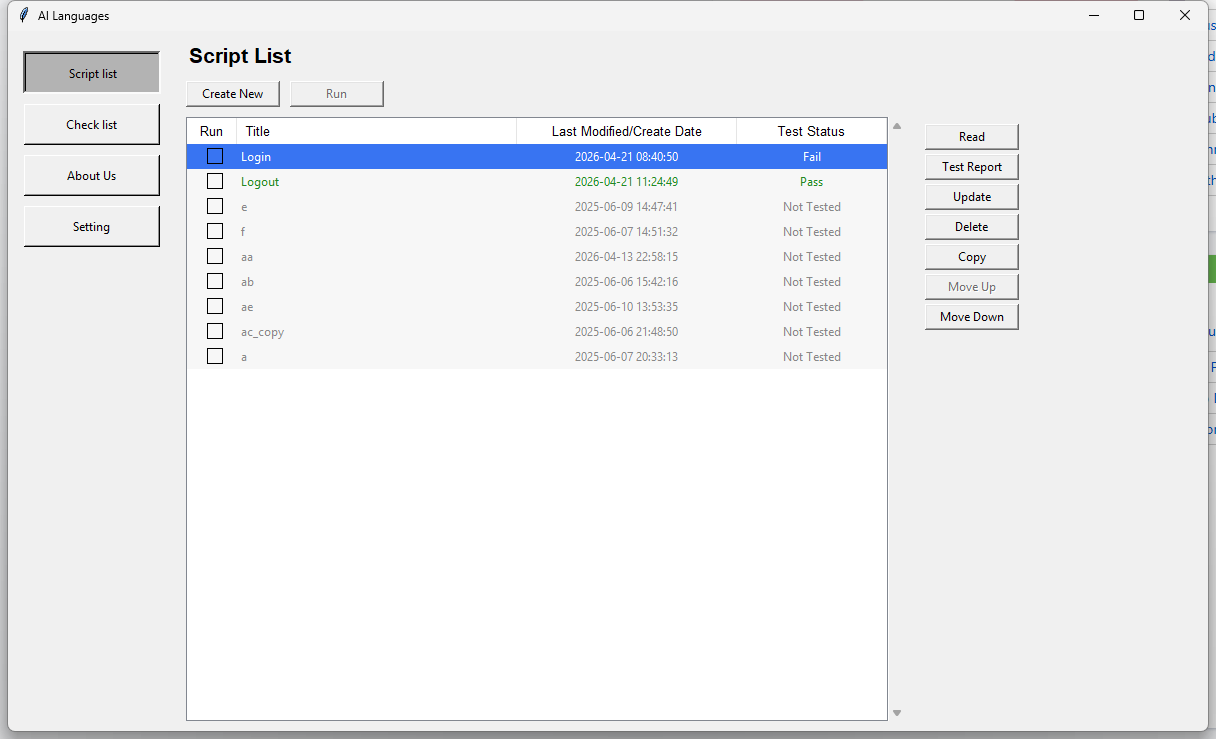
#> input picture AILanguage/app_current.png, 1216 x 739 px; its folder holds only this picture in this run
$ python -i testocr.py   (imports and definitions only)
#> lines starting #> are read from the running program, lines starting #| are printed output that depends on the picture; after the words box and inside, x2 and y2 are one past the last pixel; in counts of white or black regions, pixels touching at a corner belong together
#> further down, picture is the input picture: PIL image 1216x739 RGB; mean R, G, B 237.6, 238.8, 241.3
### AILanguage/utils.py
import ctypes
import re
import logging
import os
import sys
import subprocess
import tempfile
import tkinter as tk
import threading

from datetime import datetime


# [19 lines left out: function show_click_indicator, not called in this run]


def get_base_dir():
    if getattr(sys, 'frozen', False):  # Nếu chạy từ exe
        return os.path.dirname(sys.executable)
    else:  # Nếu chạy file .py gốc
        return os.path.dirname(os.path.abspath(__file__))


BASE_DIR = get_base_dir()

img_path = os.path.join(BASE_DIR, "CapturedImg/GUI.jpg")
setting_path = os.path.join(BASE_DIR, "settings.csv")
scripts_path = os.path.join(BASE_DIR, "scripts.json")
check_items_path = os.path.join(BASE_DIR, "check_items.json")
result_folder = os.path.join(BASE_DIR, "Result")
ocr_folder = os.path.join(BASE_DIR, "CapturedImg")
log_folder = os.path.join(BASE_DIR, "Log")


# [7 lines left out: function run_cmd_block, not called in this run]
    # Không xóa batch_path ngay lập tức, chờ user đóng CMD xong có thể xóa sau

def beep():
    # Windows beep
    ctypes.windll.user32.MessageBeep(0)


# [49 lines left out: functions clean_filename, all_check_items_exist, init_logging, not called in this run]

### AILanguage/testocr.py
# ocr_paddle.py
from paddleocr import PaddleOCR
from PIL import Image
import numpy as np
import cv2

from utils import img_path

# PaddleOCR 3.x: Định nghĩa global, dùng lại cho nhiều lần nhận diện
# [3 lines that did not run here, left out]

def preprocess_for_paddleocr(pil_img):
    # Chuyển sang gray, cân bằng sáng, tăng nét, threshold nhẹ
    img = pil_img.convert('L')
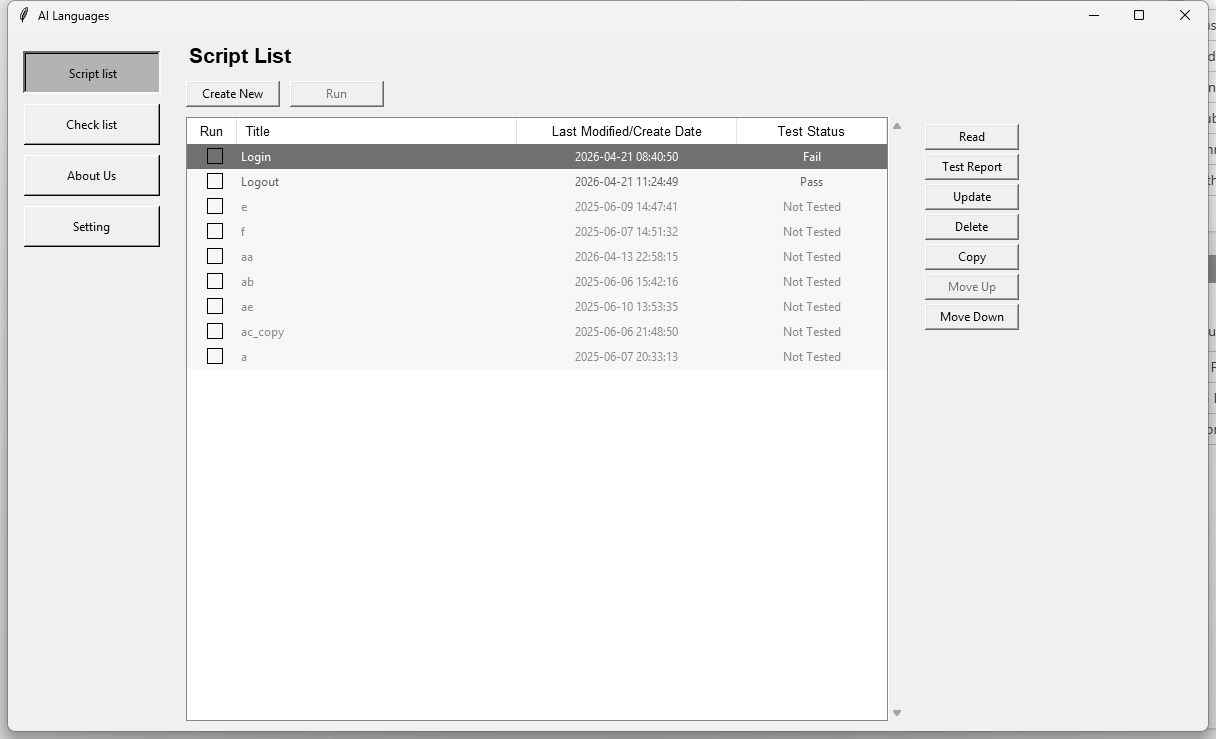
#> img: PIL image 1216x739 L; min 0, max 255, mean 238.8
    np_img = np.array(img)
    np_img = cv2.equalizeHist(np_img)
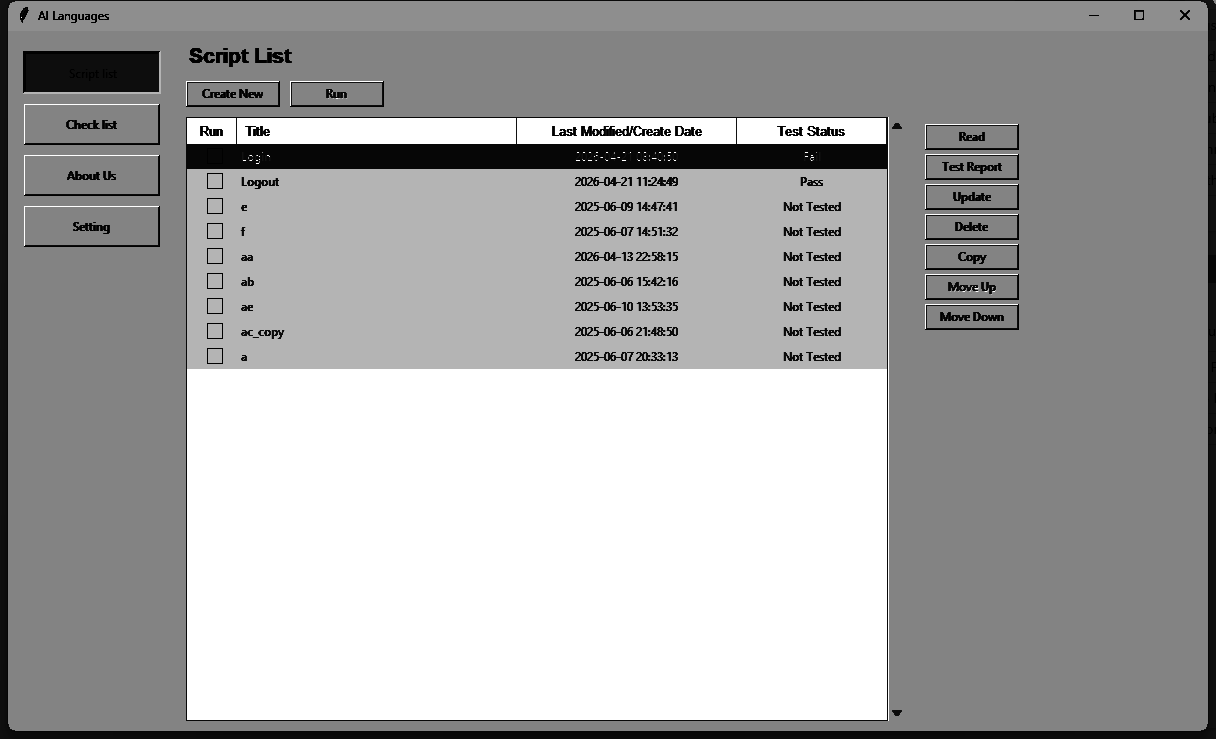
#> np_img: shape (739, 1216); min 0, max 255, mean 166.5
    np_img = cv2.GaussianBlur(np_img, (1, 1), 0)
    np_img = cv2.adaptiveThreshold(
        np_img, 255,
        cv2.ADAPTIVE_THRESH_GAUSSIAN_C, cv2.THRESH_BINARY, 15, 8
    )
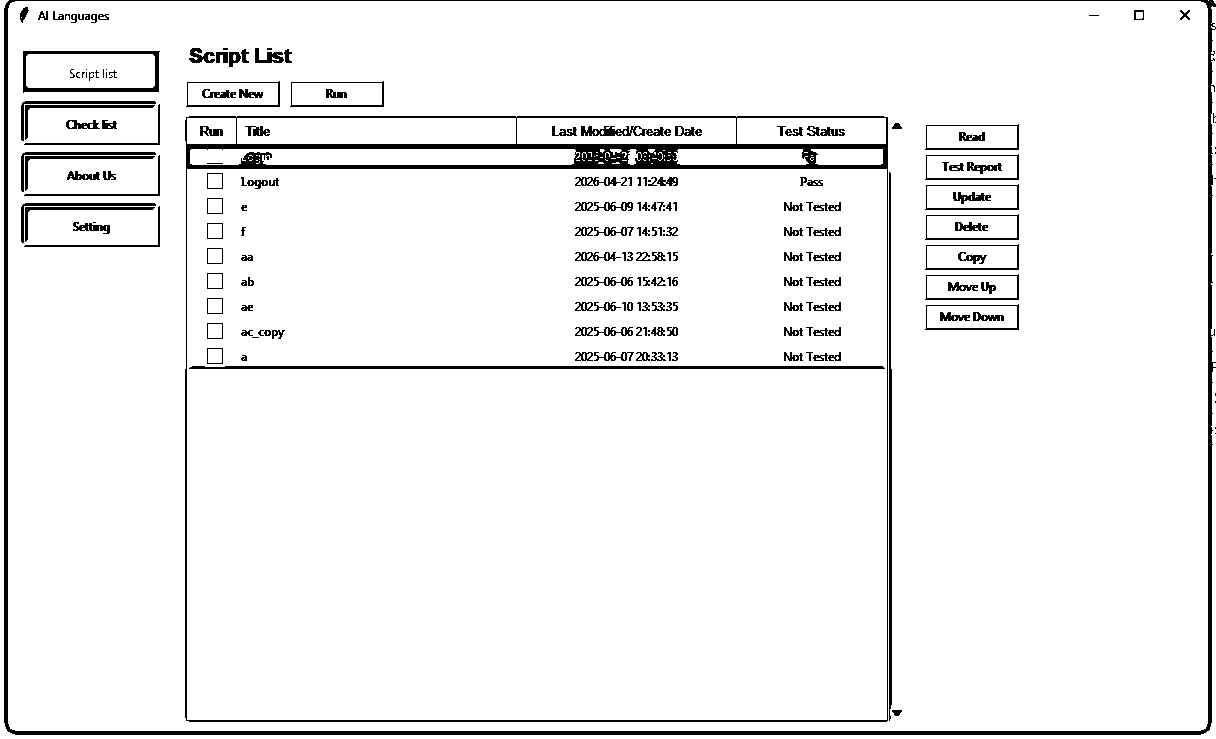
#> np_img: shape (739, 1216); 94.6% white; 215 black regions (37 under 20 px), largest, box (x1, y1, x2, y2) and area: (185, 116, 888, 722) 12561, (4, 0, 1216, 735) 11902, (189, 366, 885, 369) 2061
    return Image.fromarray(np_img)

def ocr_japanese_pilimage(pil_img):
    np_img = np.array(pil_img)
    # PaddleOCR 3.x: trả về list các kết quả, mỗi cái là ((box), (text, confidence))
    results = _ocr_jpn.ocr(np_img)
    texts = []
    # results = [ [ [box, (text, score)], ...] ] (lồng nhiều cấp)
    for line in results[0]:
        text = line[1][0]
        texts.append(text)
    return "\n".join(texts)

# [32 lines not run here, left out]

>>> from PIL import Image
>>> picture = Image.open('app_current.png')
>>> result = preprocess_for_paddleocr(picture)

$ run again, on AILanguage/dialog_content.png
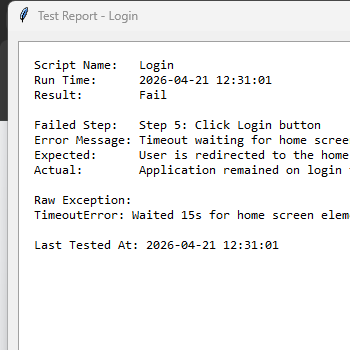
#> input picture AILanguage/dialog_content.png, 350 x 350 px
#> picture is the input picture: PIL image 350x350 RGB; mean R, G, B 240.8, 240.7, 240.8
#> in preprocess_for_paddleocr, `img = pil_img.convert('L')`:
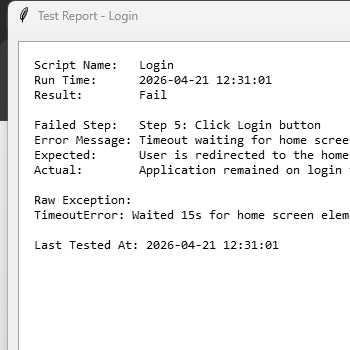
#> img: PIL image 350x350 L; min 0, max 255, mean 240.8
#> in preprocess_for_paddleocr, `np_img = cv2.adaptiveThreshold( np_img, 255, cv2.ADAPTIVE_THRESH_GAUSS..`:
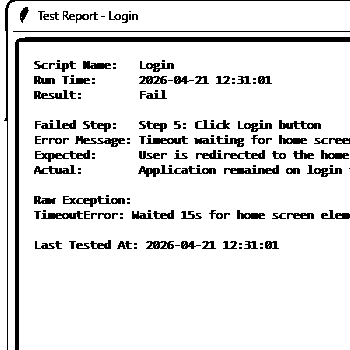
#> np_img: shape (350, 350); 89.4% white; 154 black regions (63 under 20 px), largest, box (x1, y1, x2, y2) and area: (15, 37, 350, 350) 2889, (4, 0, 350, 350) 847, (138, 165, 216, 177) 355

$ run again, on AILanguage/dialog_full.png
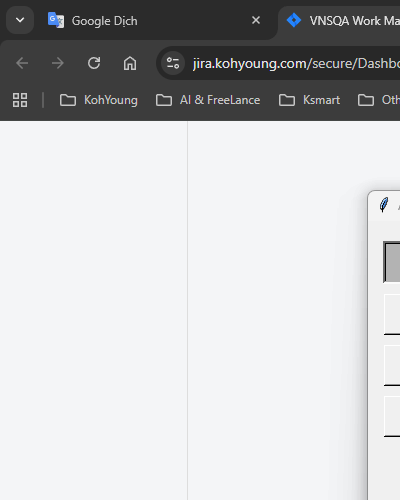
#> input picture AILanguage/dialog_full.png, 400 x 500 px
#> picture is the input picture: PIL image 400x500 RGB; mean R, G, B 198.2, 199, 200.6
#> in preprocess_for_paddleocr, `np_img = cv2.equalizeHist(np_img)`:
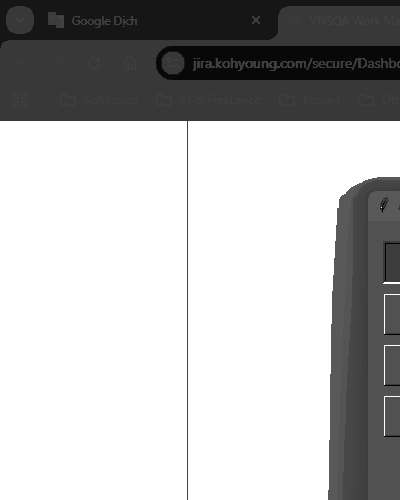
#> np_img: shape (500, 400); min 0, max 255, mean 184.2
#> in preprocess_for_paddleocr, `np_img = cv2.adaptiveThreshold( np_img, 255, cv2.ADAPTIVE_THRESH_GAUSS..`:
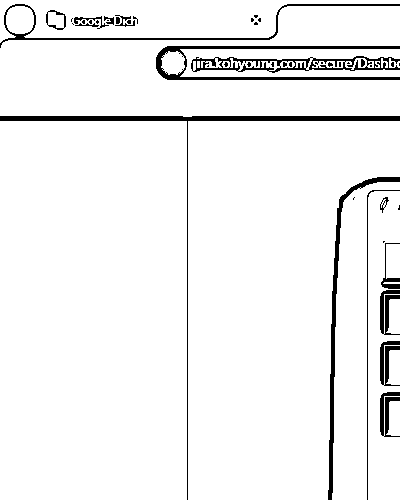
#> np_img: shape (500, 400); 94.7% white; 46 black regions (28 under 20 px), largest, box (x1, y1, x2, y2) and area: (0, 116, 400, 500) 2370, (156, 46, 400, 80) 1717, (328, 177, 400, 500) 1542
